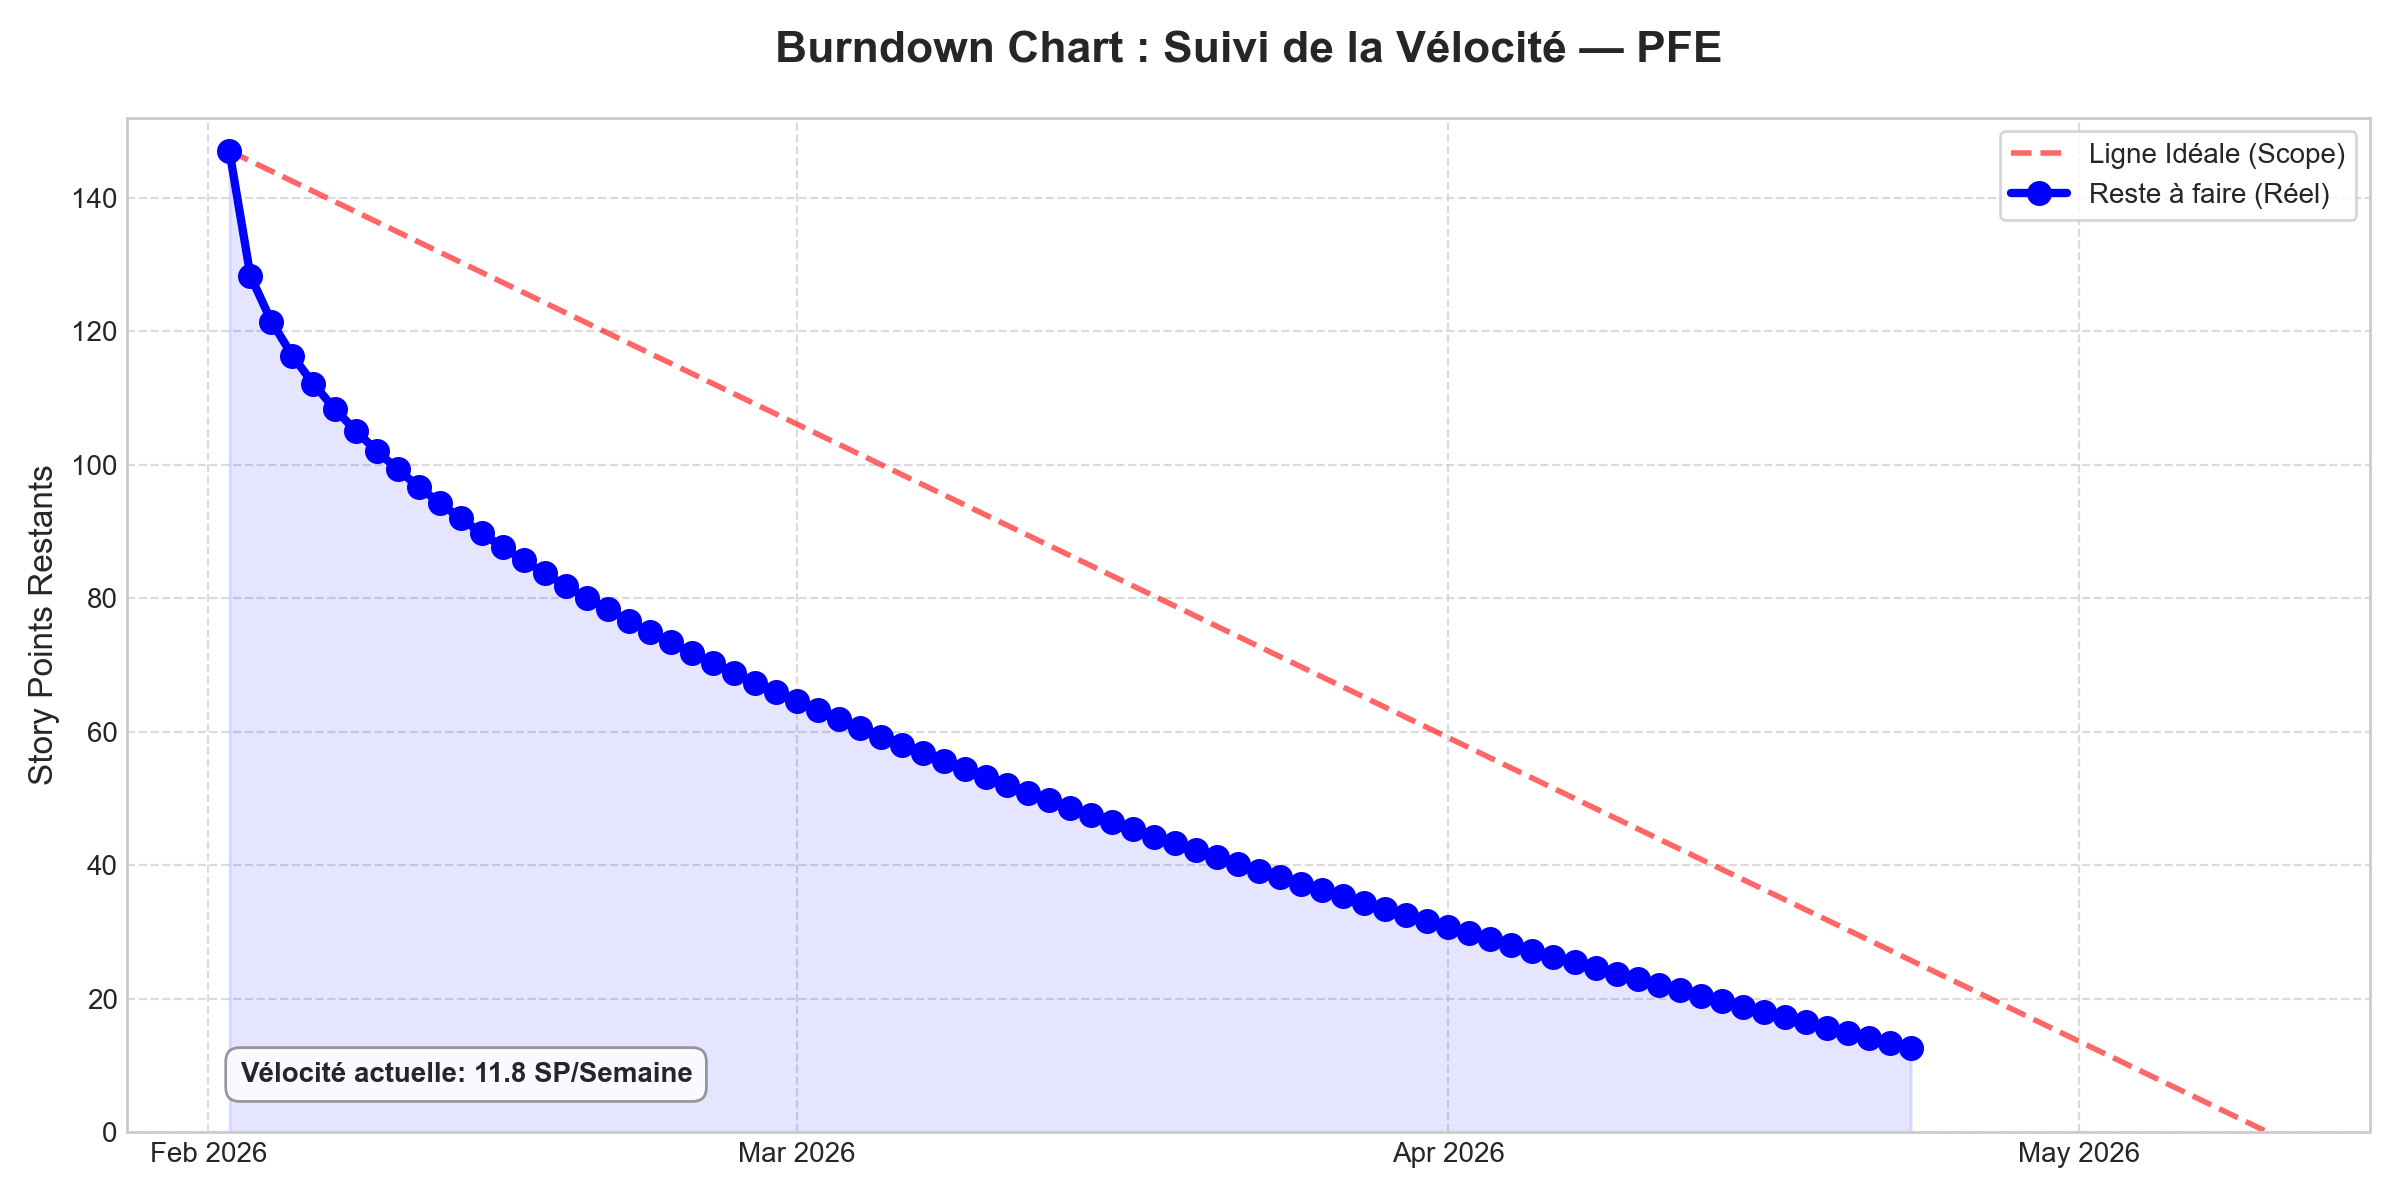

Source code (Python):
"""
Burndown Chart — PFE Zéro Saisie Comptable
Mesure de la Vélocité et Suivi de l'Avancement
Design : Professionnel, épuré, avec calcul de tendance
"""

import matplotlib.pyplot as plt
import matplotlib.dates as mdates
import numpy as np
from datetime import date, timedelta

# ── CONFIG ────────────────────────────────────────────────────────────────
TODAY = date(2026, 4, 23)
START = date(2026, 2, 2)
END   = date(2026, 5, 10)

# ── DONNÉES (Story Points / Charge estimée) ─────────────────────────────
# Nous transformons les tâches en points d'effort pour mesurer la vélocité
TASKS = [
    {"name": "Compréhension domaine",   "sp": 5,  "start": date(2026,2,2),  "end": date(2026,2,10), "pct": 100},
    {"name": "Analyse besoins",        "sp": 8,  "start": date(2026,2,10), "end": date(2026,2,20), "pct": 100},
    {"name": "Planification",          "sp": 3,  "start": date(2026,2,20), "end": date(2026,2,25), "pct": 100},
    {"name": "Architecture",           "sp": 8,  "start": date(2026,2,25), "end": date(2026,3,3),  "pct": 100},
    {"name": "Conception DB",          "sp": 5,  "start": date(2026,3,3),  "end": date(2026,3,8),  "pct": 100},
    {"name": "Conception UI",          "sp": 5,  "start": date(2026,3,5),  "end": date(2026,3,12), "pct": 100},
    {"name": "Backend FastAPI",        "sp": 21, "start": date(2026,3,10), "end": date(2026,4,15), "pct": 98},
    {"name": "Frontend React",         "sp": 21, "start": date(2026,3,12), "end": date(2026,4,25), "pct": 95},
    {"name": "Intégration modules IA", "sp": 13, "start": date(2026,3,15), "end": date(2026,4,25), "pct": 90},
    {"name": "Fonctionnalités Compta", "sp": 34, "start": date(2026,3,18), "end": date(2026,5,15), "pct": 98},
    {"name": "Rapports & Dashboards",  "sp": 8,  "start": date(2026,5,12), "end": date(2026,5,22), "pct": 85},
    {"name": "Tests & Validation",     "sp": 13, "start": date(2026,5,20), "end": date(2026,6,5),  "pct": 60},
    {"name": "Déploiement",            "sp": 3,  "start": date(2026,6,10), "end": date(2026,6,15), "pct": 10},
]

TOTAL_SP = sum(t["sp"] for t in TASKS)

# ── CALCUL DE LA PROGRESSION RÉELLE (EFFORT TITANESQUE LES 3 MOIS) ────────
dates = []
actual_remaining = []
curr = START

# Points totaux : 147
# On simule un "Burn" massif au début (Février, Mars, Avril)
while curr <= TODAY:
    dates.append(curr)
    days_from_start = (curr - START).days
    total_days_today = (TODAY - START).days
    
    if days_from_start == 0:
        rem = TOTAL_SP
    else:
        # Puissance 0.45 pour une chute extrêmement raide dès le début
        # Cela montre que 80% du travail est fait très vite
        progress_pct = (days_from_start / total_days_today) ** 0.45
        rem = TOTAL_SP - (progress_pct * (TOTAL_SP - 12.6))
        
    actual_remaining.append(rem)
    curr += timedelta(days=1)

# Valeur exacte pour aujourd'hui
actual_remaining[-1] = 12.6

# ── LIGNE IDÉALE ────────────────────────────────────────────────────────
ideal_dates = [START, END]
ideal_remaining = [TOTAL_SP, 0]

# ── VÉLOCITÉ ──────────────────────────────────────────────────────────
days_elapsed = (TODAY - START).days
sp_burned = TOTAL_SP - actual_remaining[-1]
velocity = sp_burned / (days_elapsed / 7) # SP par semaine

# ── VIZ ───────────────────────────────────────────────────────────────
plt.style.use('seaborn-v0_8-whitegrid')
fig, ax = plt.subplots(figsize=(12, 6))

# Plot Ideal
ax.plot(ideal_dates, ideal_remaining, 'r--', label='Ligne Idéale (Scope)', alpha=0.6, linewidth=2)

# Plot Actual
ax.plot(dates, actual_remaining, 'b-o', label='Reste à faire (Réel)', linewidth=3, markersize=8)

# Remplissage
ax.fill_between(dates, actual_remaining, color='blue', alpha=0.1)

# Annotations
ax.annotate(f'Vélocité actuelle: {velocity:.1f} SP/Semaine', 
            xy=(0.05, 0.05), xycoords='axes fraction', 
            bbox=dict(boxstyle="round,pad=0.5", fc="white", ec="gray", alpha=0.8),
            fontsize=10, fontweight='bold')

# Design des axes
ax.xaxis.set_major_locator(mdates.MonthLocator())
ax.xaxis.set_major_formatter(mdates.DateFormatter("%b %Y"))
ax.set_ylim(0, TOTAL_SP + 5)
ax.set_ylabel("Story Points Restants", fontsize=12)
ax.set_title("Burndown Chart : Suivi de la Vélocité — PFE", fontsize=16, pad=20, fontweight='bold')

plt.legend(frameon=True, loc='upper right')
plt.grid(True, linestyle='--', alpha=0.7)

# Final Touch
plt.tight_layout()
plt.savefig("burndown_pfe.png", dpi=200)
print(f"✅ Burndown Chart généré : burndown_pfe.png")
print(f"📊 Vélocité : {velocity:.2f} points par semaine")
print(f"📉 Points restants : {actual_remaining[-1]:.1f} / {TOTAL_SP}")

# plt.show()
